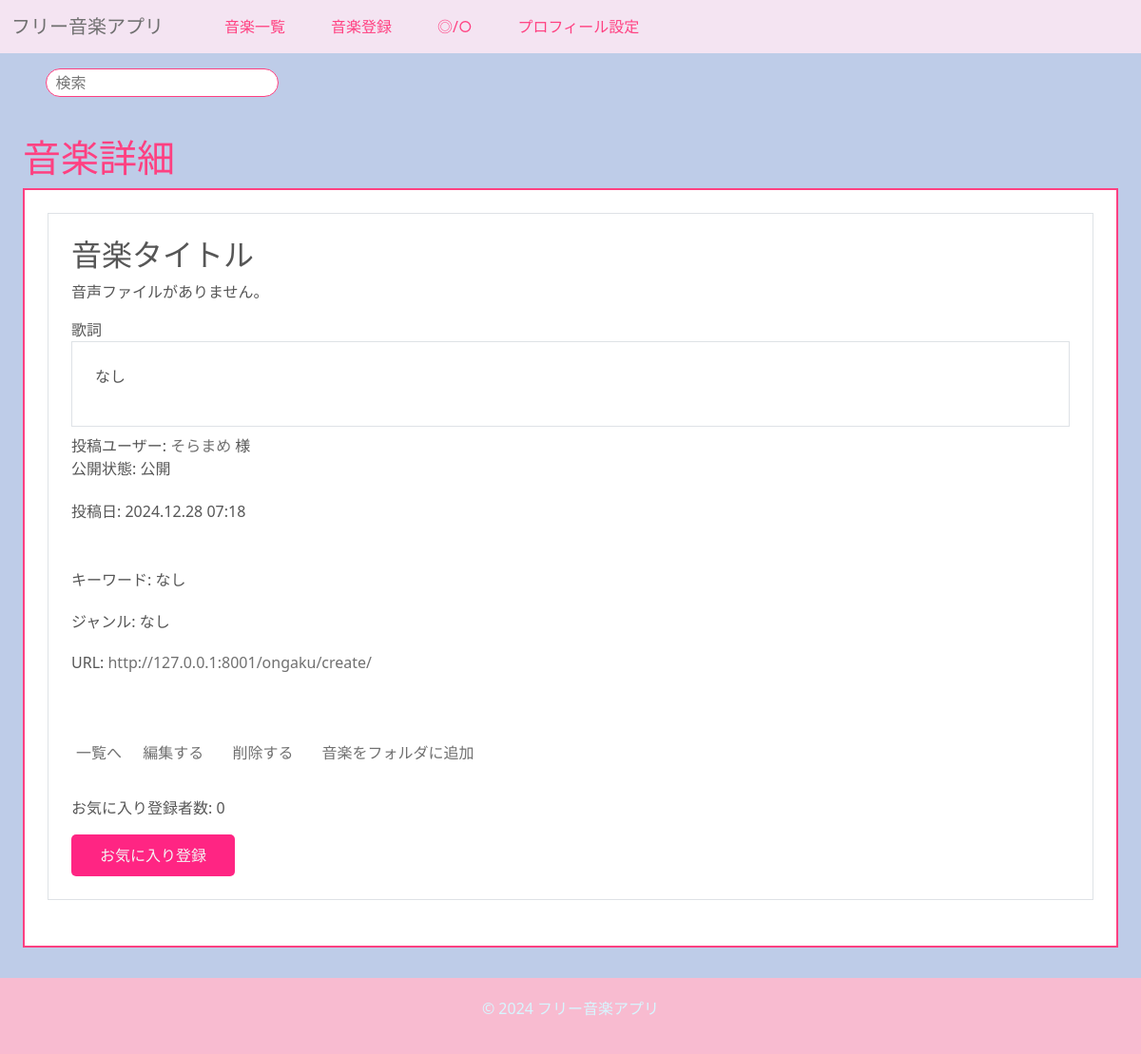
Page /ongaku/3/datail/ (signed in) on the committed database.
### ongaku/models.py (models this page shows, shortened)
class Ongaku(models.Model):
    title = models.CharField(max_length=70)
    text = models.TextField(blank=True, default="")
    audio_file = models.FileField(upload_to='music/', null=True, blank=True)
    thumbnail = models.ImageField(null=True, blank=True)
    category = models.CharField(
        max_length=100, choices=CATEGORY, null=True, blank=True
    )
    custom_category = models.CharField(
        max_length=100,
        blank=True,
        help_text="検索時に見つかりやすくなります。"
    )
    user = models.ForeignKey(User, on_delete=models.CASCADE, related_name='songs')
    search_count = models.IntegerField(default=0)
    play_count = models.IntegerField(default=0)
    is_public = models.BooleanField(default=False)  # 公開/非公開設定
    created_at = models.DateTimeField(auto_now_add=True)  # 投稿日
    ongaku_url = models.URLField()
    favorites = models.ManyToManyField(User, related_name='favorite_songs', blank=True)
    favorited_by = models.ManyToManyField(
        'UserProfile',  # ユーザー情報が保存されているモデル
        related_name='favorite_songs',
        blank=True
    )

class UserProfile(models.Model):
    user = models.OneToOneField(User, on_delete=models.CASCADE)
    songs = models.ManyToManyField(Ongaku)  # ユーザーが作成した曲の関連
    display_name = models.CharField(max_length=100, unique=True, blank=True, null=True)
    bio = models.TextField(blank=True, null=True)  # 自己紹介
    profile_picture = models.ImageField(upload_to='profile_pictures/', blank=True, null=True)
    youtube_url = models.URLField(blank=True, null=True)  # YouTube URL
    twitter_url = models.URLField(blank=True, null=True)  # Twitter URL

### ongaku/views.py (the view)
# urls.py: path('ongaku/<int:pk>/datail/', views.DetailOngakuView.as_view(), name='detail-ongaku'),
class DetailOngakuView(LoginRequiredMixin, DetailView):
    template_name = 'ongaku/ongaku_detail.html'
    model = Ongaku
    def get_context_data(self, **kwargs):
        context = super().get_context_data(**kwargs)
        ongaku = context['ongaku']
        favorite_count = ongaku.favorites.count()
        is_favorited = self.request.user.favorite_songs.filter(id=ongaku.id).exists()
        context['favorite_count'] = favorite_count
        context['is_favorited'] = is_favorited
        return context

### ongaku/templates/ongaku/ongaku_detail.html (shortened to what this page needs)
{% extends 'base.html' %}
{% block h1 %}音楽詳細{% endblock %}
{% block content %}
    <div class="border border_color p-4 mb-2" type="tokubetu">
        <div class="border border_color p-4 mb-4">
            <h2 class="h2 custom-title">{{ object.title }}</h2>
            {% if object.audio_file %}
                <audio id="audioPlayer{{ object.pk }}" controls style="width: 100%; max-width: 100%;">
                    <source src="{{ object.audio_file.url }}" type="audio/mpeg">
                    Your browser does not support the audio element.
                </audio>
            {% else %}
                {% if object.user == request.user %}
                    <p>音声ファイルがありません。</p>
                {% endif %}
            {% endif %}
            <div>
                <label>歌詞</label>
                <div class="border border_color p-4 mb-2">
                    <p style="white-space: pre-line;">{{ object.text|default:"なし" }}</p>
                </div>
                <span>
                    <div class="profile-container">
                        投稿ユーザー:
                        <a href="{% url 'profile' object.user.pk %}">
                            {% if object.user.userprofile.display_name == None %}
                                {{ object.user.userprofile.display_name|default:"匿名" }}{{ user.id }}
                            {% else %}
                                {{ object.user.userprofile.display_name|default:"匿名" }}
                            {% endif %}
                        </a> 様
                    </div>
                    {% if object.user == request.user %}
                        <p>公開状態: {{ ongaku.is_public|yesno:"公開,非公開" }}</p>
                    {% endif %}
                    <div>
                        <h6 class="card-title mt-4">投稿日: {{ object.created_at|date:"Y.m.d H:i" }}</h6>
                    </div>
                </span>
                <h4><br></h4>
            </div>
            <div class="category-info">
                <h6 class="card-title mt-4">キーワード: {{ object.custom_category|default:"なし" }}</h6>
                <h6 class="card-title mt-4">ジャンル: {{ object.category|default:"なし" }}</h6>
            </div>
            {% if object.ongaku_url %}
                <div>
                    <h6 class="card-title mt-4">
                        URL: <a href="{{ object.ongaku_url }}" target="_blank">{{ object.ongaku_url }}</a>
                    </h6>
                </div>
            {% endif %}
            <h4><br><br></h4>
            <div>
                <a href="{% url 'list-ongaku' %}" class="btn p-1">一覧へ</a>
                {% if object.user == request.user %}
                    <a href="{% url 'update-ongaku' object.pk %}" class="btn">編集する</a>
                    <a href="{% url 'delete-ongaku' object.pk %}" class="btn">削除する</a>
                {% else %}
                    <a href="https://twitter.com/share?url={{ request.build_absolute_uri }}&text={{ item.title }}をチェック！" target="_blank">シェアする</a>
                    <a href="{% url 'review' object.pk %}" class="btn p-1">レビューする</a>
                {% endif %}
                <a href="{% url 'add_song_to_folder' object.pk %}" class="btn">音楽をフォルダに追加</a>
                <div>
                    <h6><br></h6>
                    <p>お気に入り登録者数: <span id="favorite-count">{{ favorite_count }}</span></p>
                    <form id="favorite-form" method="POST" action="{% url 'toggle_favorite' ongaku.id %}">
                        <button type="submit" id="favorite-button">
                            {% if is_favorited %}
                                お気に入り解除
                            {% else %}
                                お気に入り登録
                            {% endif %}
                        </button>
                    </form>
                </div>
            </div>
        </div>
    </div>
</div>
{% endblock content %}

### ongaku/static/ongaku/css/style.css (style rules this page uses)
a { text-decoration: none; }

### templates/base.html (style rules this page uses)
body { background-color: #becce8; color: #565656; transition: background-color 0.5s, color 0.5s; }
button { background-color: #ff2583; color: #f4f4f4; border: none; padding: 10px 30px; border-radius: 5px; }
a { color: rgb(112, 112, 112) !important; }
h1, h2, h3, h4, .h5 { color: #ff4081; }
div[type="tokubetu"] { border-color: #ff4081; border: 2px solid #ff4081 !important; background-color: #ffff; }

### rows in the picture
Ongaku: title "音楽タイトル", text "なし", user.userprofile.display_name "そらまめ", is_public "公開", created_at "2024.12.28 07:18", custom_category "なし", category "なし", ongaku_url "http://127.0.0.1:8001/ongaku/create/"

### other values in the picture
{{ favorite_count }} "0"
